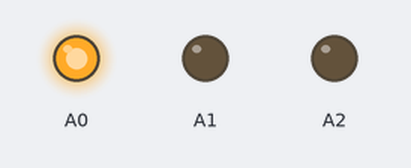
Simulated run of this sketch. Board: Arduino Uno, built with avr-gcc and run on an emulated ATmega328P. On the bench: output pins drawn as LEDs (lit = HIGH).

Above: at 1.5 s.
At 4.5 s:
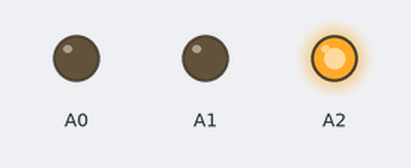
At 6.7 s:
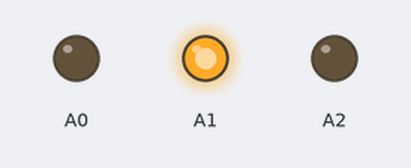
Timing chart, 0 to 9.8 s (numbered marks = the images above):
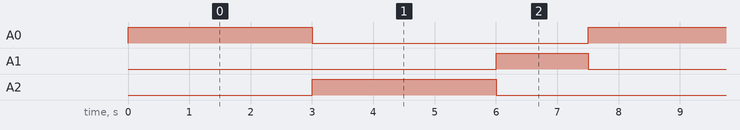

The sketch:

trafficlight_delay.ino
```cpp
void setup() {
  pinMode(A0, OUTPUT);
  pinMode(A1, OUTPUT);
  pinMode(A2, OUTPUT);
}

void loop() {
  digitalWrite(A0, HIGH);
  digitalWrite(A1, LOW);
  digitalWrite(A2, LOW);
  delay(3000);
  digitalWrite(A2, HIGH);
  digitalWrite(A0, LOW);
  delay(3000);
  digitalWrite(A1, HIGH);
  digitalWrite(A2, LOW);
  delay(1500);
}
```

Measured:
- by itself, A0, A2: alternates HIGH for 3.0 s and LOW for 4.5 s
- by itself, A1: alternates HIGH for 1.5 s and LOW for 6.0 s
- by itself, everything shown: repeats every 7.5 s, in 3 steps
